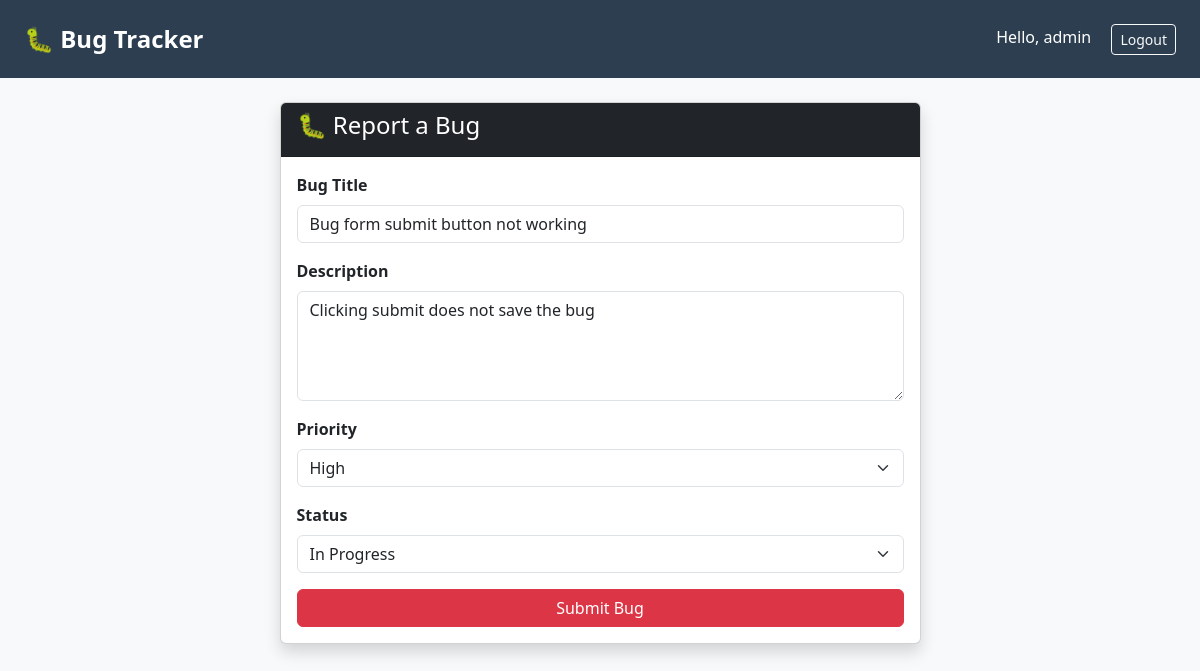
Screenshot of /bugs/update/3/ (signed in) with the database file from the repository.
### bugs/models.py (models this page shows, shortened)
class Bug(models.Model):
    PRIORITY_CHOICES = [
        ('High', 'High'),
        ('Medium', 'Medium'),
        ('Low', 'Low'),
    ]
    STATUS_CHOICES = [
        ('Open', 'Open'),
        ('In Progress', 'In Progress'),
        ('Resolved', 'Resolved'),
    ]
    title       = models.CharField(max_length=200)        # Bug title
    description = models.TextField()                       # Bug details
    priority    = models.CharField(max_length=10, choices=PRIORITY_CHOICES, default='Medium')
    status      = models.CharField(max_length=20, choices=STATUS_CHOICES, default='Open')
    created_by  = models.ForeignKey(User, on_delete=models.CASCADE)  # Who created it
    created_at  = models.DateTimeField(auto_now_add=True)  # Auto date/time

### bugs/views.py (the view)
# urls.py: path('update/<int:pk>/', views.bug_update, name='bug_update'),
@login_required
def bug_update(request, pk):
    bug = Bug.objects.get(id=pk)
    if request.method == 'POST':
        form = BugForm(request.POST, instance=bug)
        if form.is_valid():
            form.save()
            return redirect('bug_list')
    else:
        form = BugForm(instance=bug)
    return render(request, 'bugs/bug_form.html', {'form': form})

### bugs/forms.py
class BugForm(forms.ModelForm):
    class Meta:
        model = Bug
        fields = ['title', 'description', 'priority', 'status']
        widgets = {
            'title': forms.TextInput(attrs={'class': 'form-control'}),
            'description': forms.Textarea(attrs={'class': 'form-control', 'rows': 4}),
            'priority': forms.Select(attrs={'class': 'form-select'}),
            'status': forms.Select(attrs={'class': 'form-select'}),
        }

### bugs/templates/bugs/bug_form.html (shortened to what this page needs)
{% extends 'bugs/base.html' %}
{% block content %}
<div class="row justify-content-center">
    <div class="col-md-7">
        <div class="card shadow">
            <div class="card-header bg-dark text-white">
                <h4>🐛 Report a Bug</h4>
            </div>
            <div class="card-body">
                <form method="POST">
                    <div class="mb-3">
                        <label class="form-label fw-bold">Bug Title</label>
                        {{ form.title }}
                    </div>
                    <div class="mb-3">
                        <label class="form-label fw-bold">Description</label>
                        {{ form.description }}
                    </div>
                    <div class="mb-3">
                        <label class="form-label fw-bold">Priority</label>
                        {{ form.priority }}
                    </div>
                    <div class="mb-3">
                        <label class="form-label fw-bold">Status</label>
                        {{ form.status }}
                    </div>
                    <button type="submit" class="btn btn-danger w-100">
                        Submit Bug
                    </button>
                </form>
            </div>
        </div>
    </div>
</div>
{% endblock %}

### bugs/templates/bugs/base.html (shortened to what this page needs)
<!DOCTYPE html>
<html lang="en">
<head>
    <link href="https://cdn.jsdelivr.net/npm/bootstrap@5.3.0/dist/css/bootstrap.min.css" rel="stylesheet">
</head>
<body>
<nav class="navbar navbar-dark px-4 py-3">
    <span class="navbar-brand fw-bold fs-4">🐛 Bug Tracker</span>
    <div>
        <span class="text-white me-3">Hello, {{ request.user.username }}</span>
        <a href="/logout" class="btn btn-outline-light btn-sm">Logout</a>
    </div>
</nav>
<div class="container mt-4">
    {% block content %}
    {% endblock %}
</div>
</body>
</html>

### bugs/templates/bugs/base.html (style rules this page uses)
body { background-color: #f8f9fa; }
.navbar { background-color: #2c3e50; }

### rows the page displays
Bug: title "Bug form submit button not working", description "Clicking submit does not save the bug", priority "High", status "In Progress"

### other values shown
{{ request.user.username }} "admin"
